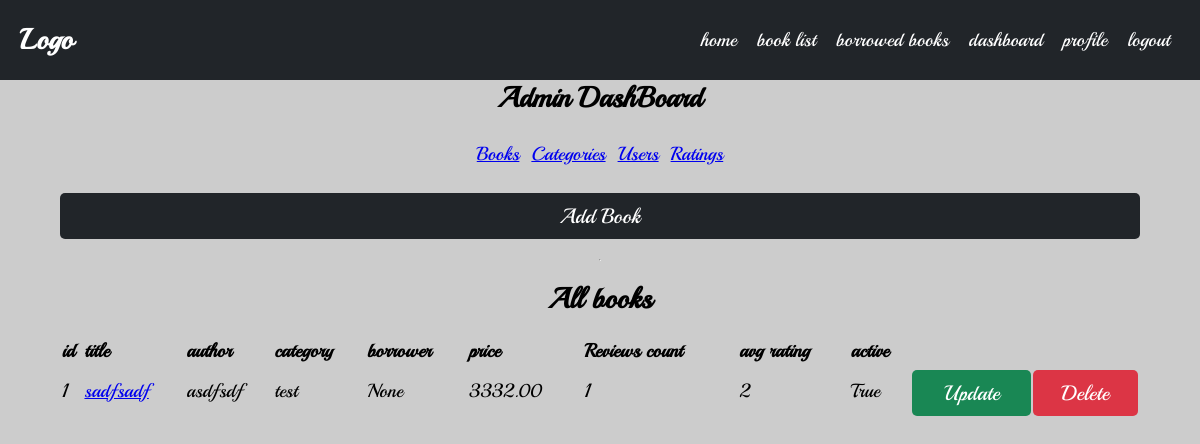
/dashboard/books (signed in), run on an earlier commit of the app's database.
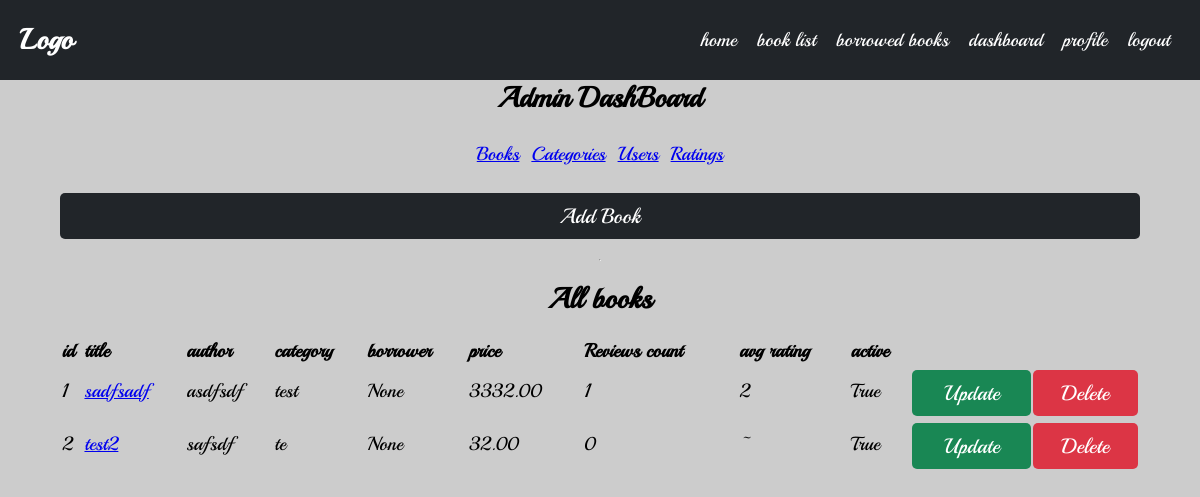
And on a later commit of the database.
### books/models.py (models this page shows, shortened)
class Book(BasicModel):
    uploaded_by = models.ForeignKey(User, on_delete=models.CASCADE, related_name='books')
    category = models.ForeignKey(Category, on_delete=models.CASCADE, related_name='books')
    viewers = models.ManyToManyField(User, through=Viewers, related_name='viewed_books')
    title = models.CharField(max_length=100)
    author = models.CharField(max_length=100)
    price = models.DecimalField(max_digits=10, decimal_places=2)
    description = models.TextField()
    borrower = models.ForeignKey(User, on_delete=models.SET_NULL, related_name='borrowed_books', null=True, blank=True)
    objects = BookManager()
    @property
    def rating(self):
        return self.ratings.aggregate(avg_rating=Avg('rating'))['avg_rating'] or '~'
    def get_absolute_url(self):
        return reverse('book_details', args=[self.slug])
    @property
    def get_update_url(self):
        return reverse('update_book', args=[self.slug])
    def get_delete_url(self):
        return reverse('delete_book', args=[self.slug])
    class Meta:
        verbose_name = 'Book'
        verbose_name_plural = 'Books'

### categories/models.py (models this page shows, shortened)
class Category(BasicModel):
    title = models.CharField(max_length=100)
    user = models.ForeignKey(User, on_delete=models.SET_NULL, related_name='categories',null=True, blank=True)
    class Meta:
        verbose_name = 'Category'
        verbose_name_plural = 'Categories'
    def __str__(self):
        return self.title

### dashboard/views.py (the view)
# urls.py: path('books', views.AdminBookListView.as_view(), name='dashboard_book_list'),
class AdminBookListView(AdminDashboardListViewPermissionMixin, ListView):
    model = Book
    template_name = 'dashboard/book_list.html'
    def get_queryset(self):
        return Book.objects.all().order_by('id')

### books/models.py (called while the page is built)
    def get_queryset(self):
        return queryset(self.model, using=self._db)

### dashboard/views.py (called while the page is built)
    def test_func(self):
        cond = self.request.user.is_staff
        return cond

### ratings/models.py (called while the page is built)
    def get_queryset(self):
        return RatingQuerySet(self.model, using=self._db)

### templates/dashboard/book_list.html (shortened to what this page needs)
{% extends "base.html" %}
{% load custom_filters %}
{% load static %}
{% block content %}
<h2 class="text-center">Admin DashBoard</h2>
<div class="container">
    {% include 'dashboard/pages.html' %}
    <div class="w-100">
        <button class="btn-6 btn-dark" onclick="urlRedirect('{% url 'add_book' %}')">Add Book</button>
    </div>
    <hr/>
<h2 class="text-center">All books</h2>
    <div class="w-100">
        <table class="w-100">
            <tr style="font-weight: bold">
                <td>id</td>
                <td>title</td>
                <td>author</td>
                <td>category</td>
                <td>borrower</td>
                <td>price</td>
                <td>Reviews count</td>
                <td>avg rating</td>
                <td>active</td>
                <td></td>
                <td></td>
            </tr>
            {% for book in object_list %}
            <tr>
                <td>{{book.id}}</td>
                <td><a href="{{book.get_absolute_url}}">{{book.title}}</a></td>
                <td>{{book.author}}</td>
                <td>{{book.category}}</td>
                <td>{{book.borrower}}</td>
                <td>{{book.price}}</td>
                <td>{{book.ratings.count}}</td>
                <td>{{book.rating}}</td>
                <td>{{book.active}}</td>
                <td><button class="btn-6 btn-success" onclick="urlRedirect(`{{ book.get_update_url }}`)">Update</button></td>
                <td><button class="btn-6 btn-danger" onclick="urlRedirect(`{{ book.get_delete_url }}`)"> Delete</button></td>
            </tr>
            {% endfor %}
        </table>
    </div>
</div>
{% endblock %}

What changed in the data, as far as the page shows it:
added Book: id "2", title "test2", author "safsdf", category "te", borrower "None", price "32.00", ratings.count "0", rating "~", active "True"
